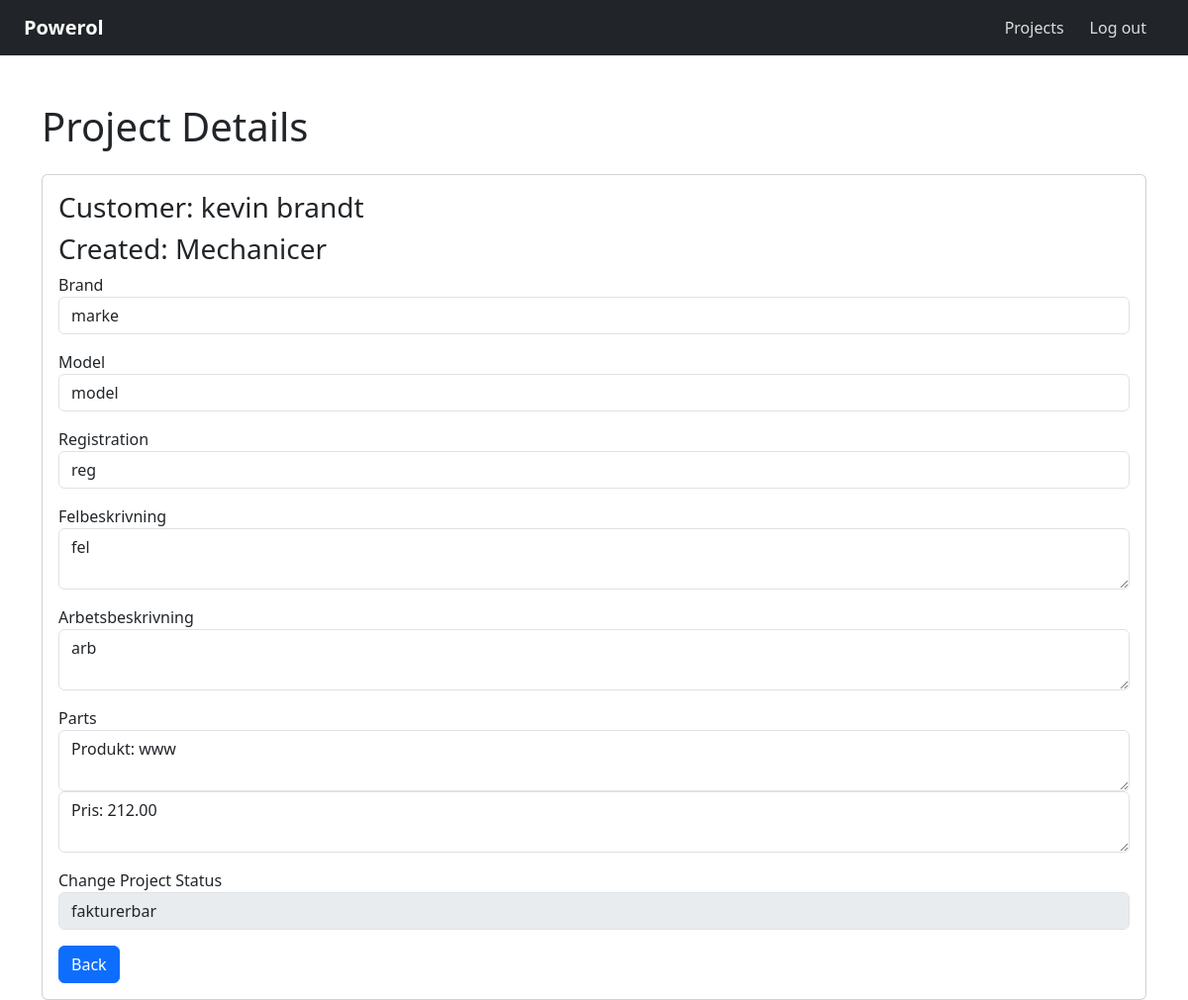
Page /single-project.php?id=38 (signed in) on the committed database.
### tables this page shows
CREATE TABLE `table_projekt` (
  `id_projekt` int(11) NOT NULL,
  `pt_felbeskrivning` varchar(520) NOT NULL,
  `pt_arbetsbeskrivning` varchar(520) NOT NULL,
  `pt_status_fk` int(11) NOT NULL,
  `customer_fk` int(11) DEFAULT NULL,
  `created_by_user_fk` int(11) NOT NULL,
  `car_brand` varchar(255) NOT NULL,
  `car_model` varchar(255) NOT NULL,
  `car_reg` varchar(255) NOT NULL
);

CREATE TABLE `table_users` (
  `u_id` int(11) NOT NULL,
  `u_name` varchar(255) NOT NULL,
  `u_password` varchar(255) NOT NULL,
  `u_email` varchar(255) NOT NULL,
  `u_role_fk` int(11) NOT NULL,
  `u_status` tinyint(1) NOT NULL
);

CREATE TABLE `table_parts` (
  `id_produkt` int(11) NOT NULL,
  `produkt_namn` varchar(255) NOT NULL,
  `produkt_pris` decimal(7,2) NOT NULL,
  `project_fk` int(11) NOT NULL
);

### includes/functions.php (called while the page is built, shortened)
<?php
function GetPrjParts($pdo, $id_projekt) {
    $stmt = $pdo->prepare('
    SELECT * FROM table_parts
    WHERE project_fk = :id');
    $stmt->bindParam(':id', $id_projekt, PDO::PARAM_INT);
    $stmt->execute();
    return $stmt->fetchAll();
}
?>

### single-project.php (the view, shortened to what this page needs)
<?php
include_once 'includes/header.php';
?>
<link href="https://cdn.jsdelivr.net/npm/bootstrap@5.3.3/dist/css/bootstrap.min.css" rel="stylesheet">
<?php
if (isset($_GET['id'])) {
    $id_projekt = $_GET['id'];
    $partsinproject = GetPrjParts($pdo, $id_projekt);
    echo "<div class='container mt-5'>";
    echo "<h1 class='mb-4'>Project Details</h1>";
    try {
        $stmt = $pdo->prepare("
        SELECT
            CONCAT(c.cust_fname, ' ', c.cust_lname) AS customer_name,
            p.pt_felbeskrivning,
            p.pt_arbetsbeskrivning,
            p.car_brand,
            p.car_model,
            p.car_reg,
            p.pt_status_fk,
            u.u_name AS user_name
        FROM table_projekt p
        JOIN table_customer c ON p.customer_fk = c.id_cust
        JOIN table_users u ON p.created_by_user_fk = u.u_id
        WHERE p.id_projekt = ?
    ");
        $stmt->execute([$id_projekt]);
        if ($stmt->rowCount() > 0) {
            $project = $stmt->fetch();
            $status_stmt = $pdo->query("SELECT id_status, status_name FROM table_status");
            $statuses = $status_stmt->fetchAll();
            ?>
<div class="card">
    <div class="card-body">
        <h3>Customer: <?= htmlspecialchars($project['customer_name']) ?></h3>
        <h3>Created: <?= htmlspecialchars($project['user_name']) ?></h3>
        <form method="POST" action="projects/single-project.php">
            <div class="form-group mb-3">
                <label for="car_brand">Brand</label>
                <input type="text" id="car_brand" name="car_brand" class="form-control" value="<?= htmlspecialchars($project['car_brand']) ?>" readonly>
            </div>
            <div class="form-group mb-3">
                <label for="car_model">Model</label>
                <input type="text" id="car_model" name="car_model" class="form-control" value="<?= htmlspecialchars($project['car_model']) ?>" readonly>
            </div>
            <div class="form-group mb-3">
                <label for="car_reg">Registration</label>
                <input type="text" id="car_reg" name="car_reg" class="form-control" value="<?= htmlspecialchars($project['car_reg']) ?>" readonly>
            </div>
            <div class="form-group mb-3">
                <label for="felbeskrivning">Felbeskrivning</label>
                <textarea readonly id="felbeskrivning" name="felbeskrivning" class="form-control"><?= htmlspecialchars($project['pt_felbeskrivning']) ?></textarea>
            </div>
            <div class="form-group mb-3">
                <label for="arbetsbeskrivning">Arbetsbeskrivning</label>
                <textarea readonly id="arbetsbeskrivning" name="arbetsbeskrivning" class="form-control"><?= htmlspecialchars($project['pt_arbetsbeskrivning']) ?></textarea>
            </div>
            <div class="form-group mb-3">
                <label for="parts">Parts</label>
                <textarea readonly id="parts" name="parts" class="form-control">Produkt: <?php foreach ($partsinproject as $row) { echo $row['produkt_namn'];}?></textarea>
                <textarea readonly id="parts" name="parts" class="form-control">Pris: <?php foreach ($partsinproject as $row) { echo $row['produkt_pris'];}?></textarea>
            </div>
            <div class="form-group mb-3">
                <label for="status">Change Project Status</label>
                <select id="status" name="status" class="form-control" disabled>
                    <?php foreach ($statuses as $status):
                        $selected = ($status['id_status'] == $project['pt_status_fk']) ? 'selected' : ''; ?>
                        <option value="<?= $status['id_status'] ?>" <?= $selected ?>><?= htmlspecialchars($status['status_name']) ?></option>
                    <?php endforeach; ?>
                </select>
            </div>
            <button type="button" class="btn btn-primary" onclick="window.location.href='active_projects.php'">Back</button>
        </form>
    </div>
</div>
<?php
        } else {
            echo "<div class='alert alert-info' role='alert'>Project not found.</div>";
        }
    } catch (PDOException $e) {
        echo "<div class='alert alert-danger' role='alert'>Error: " . htmlspecialchars($e->getMessage()) . "</div>";
    }
    echo "</div>";
} else {
    echo "<div class='alert alert-danger' role='alert'>No project ID specified.</div>";
}
?>

### rows in the picture
table_projekt: table_users.u_name "Mechanicer", car_brand "marke", car_model "model", car_reg "reg", felbeskrivning "fel", arbetsbeskrivning "arb"
table_parts: parts "Produkt: www", parts "Pris: 212.00"

### other values in the picture
$menuItem['title'] "Projects"
$project['customer_name'] "kevin brandt"
form field status "fakturerbar"
